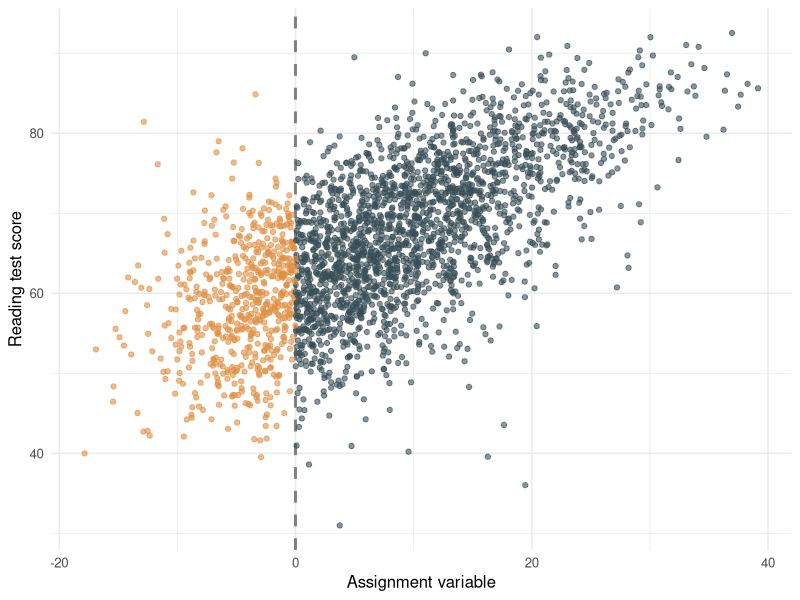
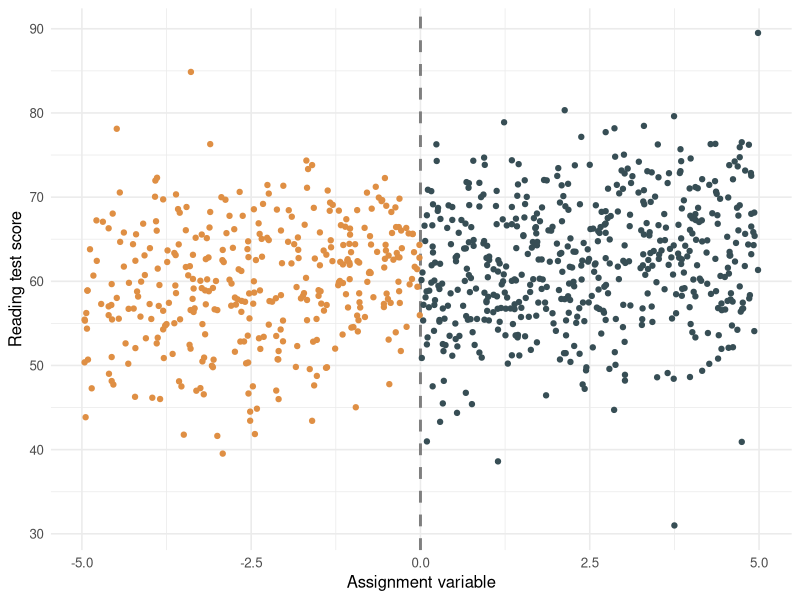
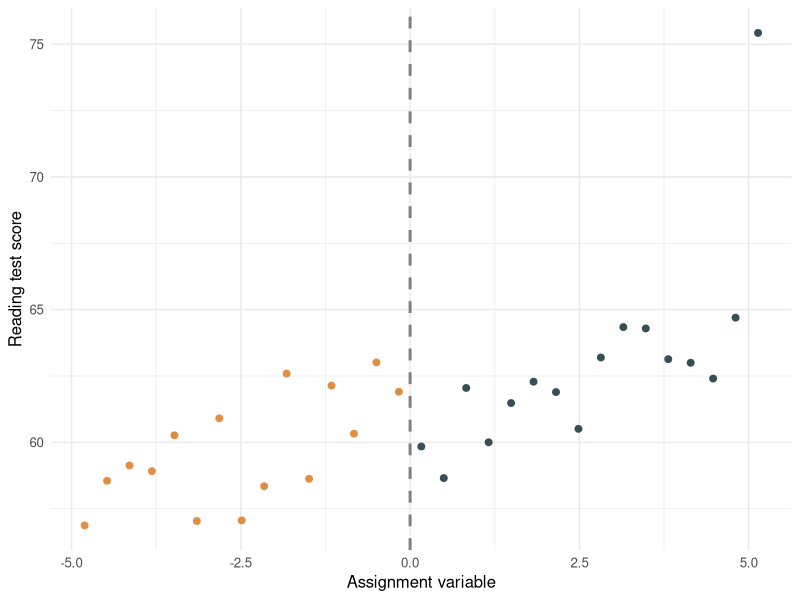
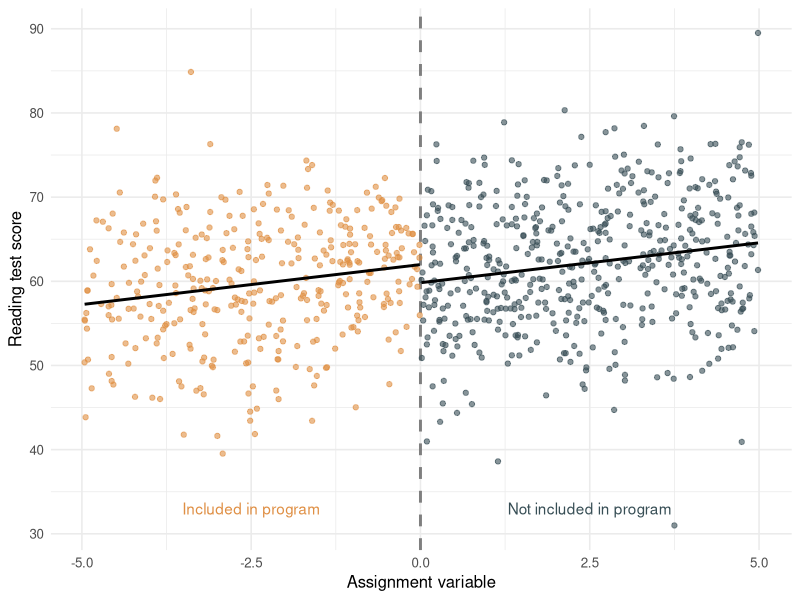

Recreate these plots in R, in order.
## ---- chunk 1
knitr::opts_chunk$set(echo = TRUE, warning = F, message = F)
## ---- chunk 2

library(tidyverse)
library(broom)
library(ggsci)
library(readr)
library(kableExtra)

theme_set(theme_minimal(base_size = 12))

## ---- chunk 3
library(readr)

chile <- read_csv("chile.csv")
## ---- chunk 4

# Make a variable saying if schools received the treatment or not
chile <-
  chile %>% 
  mutate(condition = ifelse(rule2 < 0, "Treatment", "Control")) 


chile %>% 
  ggplot(aes(rule2, read92)) + 
  geom_vline(xintercept = 0, size = 1, color = "grey50", linetype = "dashed") + 
  geom_point(aes(color = condition), alpha = .6) + 
  scale_color_jama() + 
  labs(x = "Assignment variable",
       y = "Reading test score") + 
  theme(legend.position = "none")

## ---- chunk 5

chile_sub <- 
  chile %>% 
  filter(rule2 < 5, rule2 > -5) 

chile_sub %>% 
  ggplot(aes(rule2, read92)) + 
  geom_vline(xintercept = 0, 
             size = 1, 
             color = "grey50", 
             linetype = "dashed") + 
  geom_point(aes(color = condition)) + 
 scale_color_jama() + 
  labs(x = "Assignment variable",
       y = "Reading test score") + 
  theme(legend.position = "none")
## ---- chunk 6
chile_sub %>% 
  ggplot(aes(rule2, read92)) + 
  geom_vline(xintercept = 0, 
             size = 1, 
             color = "grey50", 
             linetype = "dashed") + 
  stat_summary_bin(aes(color = condition), 
                   fun = "mean", 
                   size = 2, 
                   geom = "point") + 
  scale_color_jama() + 
  labs(x = "Assignment variable",
       y = "Reading test score") + 
  theme(legend.position = "none")
## ---- chunk 7

chile_rs <- 
  lm(read92 ~ condition + rule2, data = chile_sub) 

chile_rs %>% 
  tidy(conf.int=T,) %>% 
  select(-c("statistic", "std.error", "p.value")) %>% 
  mutate(term = c("Intercept", "In program", "Assignment variable")) %>% 
  kbl(col.names = c("Term", "Estimate", "Lower bound", "Upper bound"),
      caption = "Effect of being in policy program",
      booktabs = T,
      digits = 2) %>% 
  kable_styling(full_width = F)

## ---- chunk 8

chile_sub %>% 
  ggplot(aes(rule2, read92)) + 
  geom_vline(xintercept = 0, size = 1, color = "grey50", linetype = "dashed") + 
  geom_point(aes(color = condition), alpha = .6) + 
  geom_smooth(
    data = chile_sub %>%  filter(rule2 < 0),
    method = "lm",
    color = "black",
    se = F) +
  geom_smooth(
    data = chile_sub %>%  filter(rule2 > 0),
    method = "lm",
    color = "black",
    se = F) +
  annotate(geom="text", 
           x  = -2.5, 
           y = 33, 
           color = "#DF8F44FF", 
           label = "Included in program") + 
    annotate(geom="text", 
           x  = 2.5, 
           y = 33, 
           color = "#374E55FF", 
           label = "Not included in program") + 
  scale_color_jama() + 
  labs(x = "Assignment variable",
       y = "Reading test score") + 
  theme(legend.position = "none")

## ---- chunk 9

chile_rs_final <- 
  lm(read92 ~ condition + rule2 + read88 + math88, data = chile_sub) 

chile_rs_final %>% 
  tidy(conf.int=T,) %>% 
  select(-c("statistic", "std.error", "p.value")) %>% 
  mutate(term = c("Intercept", 
                  "In program", 
                  "Assignment variable",
                  "Reading score in 1988",
                  "Math score in 1988")) %>% 
  kbl(col.names = c("Term", "Estimate", "Lower bound", "Upper bound"),
      caption = "Effect of being in policy program, covariate adjusted",
      booktabs = T,
      digits = 2) %>% 
  kable_styling(full_width = F)
